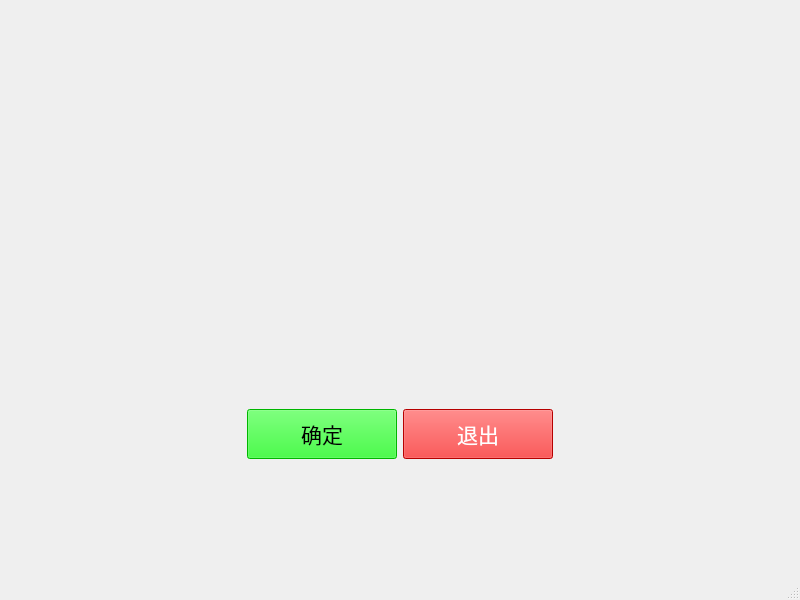
<?xml version="1.0" encoding="UTF-8"?>
<ui version="4.0">
 <class>MatchResultWindow</class>
 <widget class="QMainWindow" name="MatchResultWindow">
  <property name="geometry">
   <rect>
    <x>0</x>
    <y>0</y>
    <width>800</width>
    <height>600</height>
   </rect>
  </property>
  <property name="windowTitle">
   <string>比赛结果</string>
  </property>
  <widget class="QWidget" name="centralwidget">
   <layout class="QVBoxLayout" name="verticalLayout">
    <item>
     <spacer name="verticalSpacer">
      <property name="orientation">
       <enum>Qt::Vertical</enum>
      </property>
      <property name="sizeHint" stdset="0">
       <size>
        <width>20</width>
        <height>400</height>
       </size>
      </property>
     </spacer>
    </item>
    <item>
     <layout class="QHBoxLayout" name="horizontalLayout">
      <item>
       <spacer name="horizontalSpacer">
        <property name="orientation">
         <enum>Qt::Horizontal</enum>
        </property>
        <property name="sizeHint" stdset="0">
         <size>
          <width>100</width>
          <height>20</height>
         </size>
        </property>
       </spacer>
      </item>
      <item>
       <widget class="QPushButton" name="confirmButton">
        <property name="font">
         <font>
          <pointsize>16</pointsize>
         </font>
        </property>
        <property name="text">
         <string>确定</string>
        </property>
        <property name="minimumSize">
         <size>
          <width>150</width>
          <height>50</height>
         </size>
        </property>
        <property name="styleSheet">
         <string notr="true">background-color: #00FF00; color: #000000;</string>
        </property>
       </widget>
      </item>
      <item>
       <widget class="QPushButton" name="exitButton">
        <property name="font">
         <font>
          <pointsize>16</pointsize>
         </font>
        </property>
        <property name="text">
         <string>退出</string>
        </property>
        <property name="minimumSize">
         <size>
          <width>150</width>
          <height>50</height>
         </size>
        </property>
        <property name="styleSheet">
         <string notr="true">background-color: #FF0000; color: #FFFFFF;</string>
        </property>
       </widget>
      </item>
      <item>
       <spacer name="horizontalSpacer_2">
        <property name="orientation">
         <enum>Qt::Horizontal</enum>
        </property>
        <property name="sizeHint" stdset="0">
         <size>
          <width>100</width>
          <height>20</height>
         </size>
        </property>
       </spacer>
      </item>
     </layout>
    </item>
    <item>
     <spacer name="verticalSpacer_2">
      <property name="orientation">
       <enum>Qt::Vertical</enum>
      </property>
      <property name="sizeHint" stdset="0">
       <size>
        <width>20</width>
        <height>50</height>
       </size>
      </property>
     </spacer>
    </item>
   </layout>
  </widget>
  <widget class="QMenuBar" name="menubar">
   <property name="geometry">
    <rect>
     <x>0</x>
     <y>0</y>
     <width>800</width>
     <height>26</height>
    </rect>
   </property>
  </widget>
  <widget class="QStatusBar" name="statusbar"/>
 </widget>
 <resources/>
 <connections/>
</ui>
